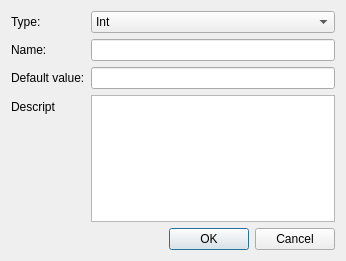
<?xml version="1.0" encoding="UTF-8"?>
<ui version="4.0">
 <class>LReportParametereDialog</class>
 <widget class="QDialog" name="LReportParametereDialog">
  <property name="geometry">
   <rect>
    <x>0</x>
    <y>0</y>
    <width>346</width>
    <height>261</height>
   </rect>
  </property>
  <property name="windowTitle">
   <string>Add parametere</string>
  </property>
  <property name="modal">
   <bool>true</bool>
  </property>
  <layout class="QVBoxLayout" name="verticalLayout">
   <item>
    <layout class="QFormLayout" name="formLayout">
     <property name="labelAlignment">
      <set>Qt::AlignLeading|Qt::AlignLeft|Qt::AlignVCenter</set>
     </property>
     <item row="0" column="0">
      <widget class="QLabel" name="label_2">
       <property name="text">
        <string>Type:</string>
       </property>
      </widget>
     </item>
     <item row="0" column="1">
      <widget class="QComboBox" name="comboBoxType">
       <item>
        <property name="text">
         <string>Int</string>
        </property>
       </item>
       <item>
        <property name="text">
         <string>Float</string>
        </property>
       </item>
       <item>
        <property name="text">
         <string>Bool</string>
        </property>
       </item>
       <item>
        <property name="text">
         <string>String</string>
        </property>
       </item>
      </widget>
     </item>
     <item row="1" column="0">
      <widget class="QLabel" name="label">
       <property name="text">
        <string>Name:</string>
       </property>
      </widget>
     </item>
     <item row="1" column="1">
      <widget class="QLineEdit" name="lineEditName"/>
     </item>
     <item row="2" column="0">
      <widget class="QLabel" name="label_3">
       <property name="text">
        <string>Default value:</string>
       </property>
      </widget>
     </item>
     <item row="2" column="1">
      <widget class="QLineEdit" name="lineEditDefValue"/>
     </item>
     <item row="3" column="0">
      <widget class="QLabel" name="label_4">
       <property name="text">
        <string>Descript</string>
       </property>
      </widget>
     </item>
     <item row="3" column="1">
      <widget class="QPlainTextEdit" name="plainTextEditDescript"/>
     </item>
    </layout>
   </item>
   <item>
    <widget class="QDialogButtonBox" name="buttonBox">
     <property name="orientation">
      <enum>Qt::Horizontal</enum>
     </property>
     <property name="standardButtons">
      <set>QDialogButtonBox::Cancel|QDialogButtonBox::Ok</set>
     </property>
    </widget>
   </item>
  </layout>
 </widget>
 <resources/>
 <connections>
  <connection>
   <sender>buttonBox</sender>
   <signal>rejected()</signal>
   <receiver>LReportParametereDialog</receiver>
   <slot>reject()</slot>
   <hints>
    <hint type="sourcelabel">
     <x>325</x>
     <y>251</y>
    </hint>
    <hint type="destinationlabel">
     <x>286</x>
     <y>274</y>
    </hint>
   </hints>
  </connection>
 </connections>
</ui>
